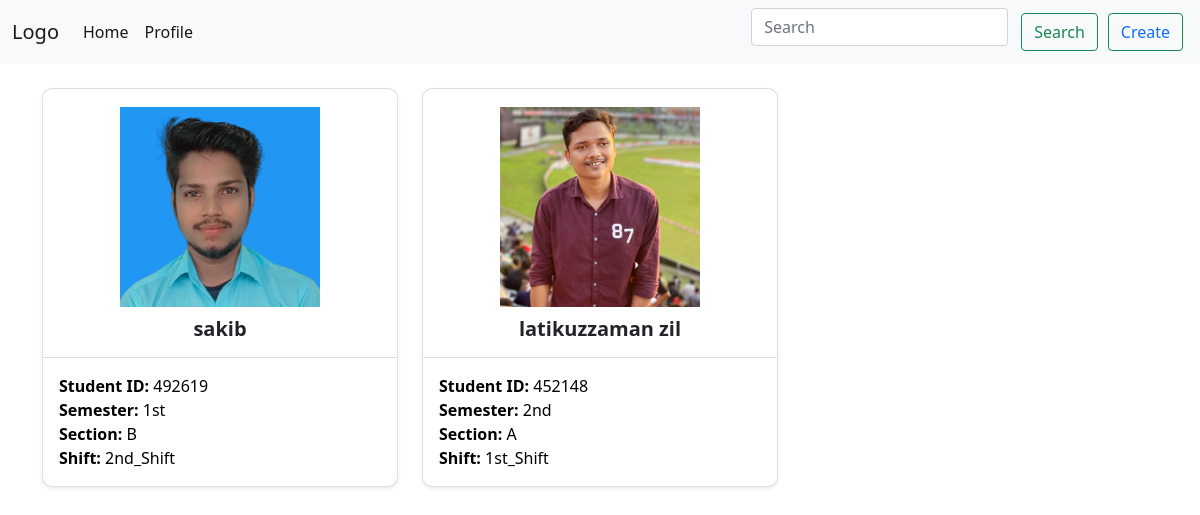
The page / on the database its author committed.
### studentApp/models.py (models this page shows, shortened)
class Student(models.Model):
    GENDER = (
        ('Male','Male',),
        ('Female','Female',),
        ('Others','Others',),
    )
    RELIGION = (
        ('Islam','Islam',),
        ('Hindu','Hindu',),
        ('Buddha','Buddha',),
        ('Others','Others',),
    )
    BLOOD = (
        ('B+','B+',),
        ('B-','B-',),
        ('A+','A+',),
        ('AB+','AB+',),
        ('AB-','AB-',),
        ('O-','O-',),
        ('O+','O+',),
    )
    SEMESTER = (
        ('1st','1st',),
        ('2nd','2nd',),
        ('3rd','3rd',),
        ('5th','5th',),
        ('6th','6th',),
        ('7th','7th',),
        ('8th','8th',),
    )
    SECTION =(
        ('A','A',),
        ('B','B',),
        ('C','C',),
        ('D','D',),
    )
    SHIFT =(
        ('1st_Shift','1st_Shift'),
        ('2nd_Shift','2nd_Shift'),
    )
    name = models.CharField(max_length=200)
    student_id = models.PositiveIntegerField()
    email = models.CharField(max_length=100)
    phone = models.CharField(max_length=15)
    roll = models.PositiveIntegerField()
    academicYear = models.DateField()
    gender = models.CharField(max_length=50, choices=GENDER, default='Male')
    religion = models.CharField(max_length=50, choices=RELIGION, default='Islam')
    blood = models.CharField(max_length=50, choices=BLOOD)
    gpa = models.FloatField()
    age = models.PositiveIntegerField()
    semester = models.CharField(max_length=50, choices=SEMESTER)
    section = models.CharField(max_length=50, choices=SECTION)
    shift = models.CharField(max_length=50, choices=SHIFT)
    image = models.ImageField(upload_to='prof_pc/')

### studentApp/views.py (the view)
# urls.py: path('',index,name='index'),
def index(request):
    prof = Student.objects.all()
    return render(request, 'index.html',locals())

### template/index.html (shortened to what this page needs)
{% extends 'base.html' %}
{% load static %}
{% block css %}
<link rel="stylesheet" href="{% static 'css/index.css' %}" /> {% endblock css %}
{% block content %}
<section id="student">
  <div class="student-profile py-4">
    <div class="container">
      <div class="row">
        {% for prof in prof %}
        <div class="col-lg-4">
          <div class="card shadow-sm">
            <div class="card-header bg-transparent text-center">
              <div class="cards-img">
                <a href="{% url 'profileDetails' prof.id %}"
                  ><img class="profile_img" src="{{prof.image.url}}" alt=""
                /></a>
              </div>
              <h3>{{prof.name}}</h3>
            </div>
            <div class="card-body">
              <p class="mb-0">
                <strong class="pr-1">Student ID: </strong>{{prof.student_id}}
              </p>
              <p class="mb-0">
                <strong class="pr-1">Semester: </strong>{{prof.semester}}
              </p>
              <p class="mb-0">
                <strong class="pr-1">Section: </strong>{{prof.section}}
              </p>
              <p class="mb-0">
                <strong class="pr-1">Shift: </strong>{{prof.shift}}
              </p>
            </div>
          </div>
        </div>
        {% endfor %}
      </div>
    </div>
  </div>
</section>
{% endblock %}

### template/base.html (shortened to what this page needs)
<!DOCTYPE html>
{% load static %}
<html lang="en">
  <head>
    <link
      href="https://cdn.jsdelivr.net/npm/bootstrap@5.0.2/dist/css/bootstrap.min.css"
      rel="stylesheet"
    />
    {% block css %}{% endblock css %}
  </head>
  <body>
    <section id="nav_main">
      <nav class="navbar navbar-expand-lg navbar-light bg-light">
        <div class="container-fluid">
          <a class="navbar-brand" href="#">Logo</a>
          <div class="collapse navbar-collapse" id="navbarSupportedContent">
            <ul class="navbar-nav me-auto mb-2 mb-lg-0">
              <li class="nav-item">
                <a class="nav-link active" aria-current="page" href="">Home</a>
              </li>
              <li class="nav-item">
                <a
                  class="nav-link active"
                  aria-current="page"
                  href="{% url 'index' %}"
                  >Profile</a
                >
              </li>
            </ul>
            <form class="d-flex">
              <input
                class="form-control me-2"
                type="search"
                placeholder="Search"
                aria-label="Search"
              />
              <button class="btn btn-outline-success" type="submit">
                Search
              </button>
            </form>
            <button class="btn btn-outline-success" type="submit">
              <a style="text-decoration: none" href="{% url 'create' %}"
                >Create</a
              >
            </button>
          </div>
        </div>
      </nav>
    </section>
    {% block content %} {% endblock %}
  </body>
</html>

### static/css/index.css (style rules this page uses)
.student-profile .card { border-radius: 10px; }
.student-profile .card .card-header .cards-img { width: 200px; height: 200px; object-fit: cover; margin: 10px auto; }
.student-profile .card .card-header .cards-img img { width: 100%; height: 100%; object-fit: cover; }
.student-profile .card h3 { font-size: 20px; font-weight: 700; }
.student-profile .card p { font-size: 16px; color: #000; }
input { margin: 10px; }
button { margin: 5px; }
input { margin-top: auto; }

### rows shown on the page
Student: image (picture), name "sakib", student_id "492619", semester "1st", section "B", shift "2nd_Shift"
Student: image (picture), name "latikuzzaman zil", student_id "452148", semester "2nd", section "A", shift "1st_Shift"
